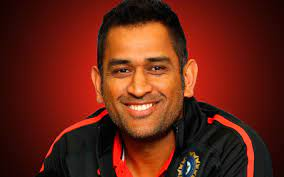
#> input picture my_image classifier/raw_image_dataset/MS_Dhoni/download1.jpg, 284 x 177 px; its folder holds only this picture in this run
$ jupyter execute --allow-errors my_img_classifier_model.ipynb
#> lines starting #> are read from the running program, lines starting #| are printed output that depends on the picture
[cell 1]
import cv2
import numpy as np
import os
import matplotlib.pyplot as plt

[cell 2]
face_cascade=cv2.CascadeClassifier('haarcascades/haarcascade_frontalface_default.xml')
eye_cascade=cv2.CascadeClassifier('haarcascades/haarcascade_eye.xml')

[cell 3]
def get_roi_image(path):
    img=cv2.imread(path)
    if img is None:
        return None
    gray_img=cv2.cvtColor(img,cv2.COLOR_BGR2GRAY)
    faces=face_cascade.detectMultiScale(gray_img,1.3,5)
    for (x,y,w,h) in faces:
        roi_color=img[y:y+h,x:x+w]
        roi_gray=gray_img[y:y+h,x:x+w]
        eyes=eye_cascade.detectMultiScale(roi_gray)
        if len(eyes) >= 2:
            return roi_color

[cell 4]
path_to_raw_dataset='./raw_image_dataset'
path_to_croped_images='./croped_image_datset'

[cell 5]
import shutil

if os.path.exists(path_to_croped_images):
    shutil.rmtree(path_to_croped_images)
os.mkdir(path_to_croped_images)

[cell 6]
list_player_names=[]

for paths in os.scandir(path_to_raw_dataset):
    list_player_names.append(paths.path)
#> pass 2 of the loop `for paths in os.scandir(path_to_raw_dataset):`:

[cell 7]
list_player_names

[cell 8]
croped_folders_list=[]
croped_images_paths={}

[cell 9]
for path in list_player_names:
    name=path.split('\\')[-1]
    croped_images_paths[name]=[]
    count=0
    for img_path in os.scandir(path):
        roi=get_roi_image(img_path.path)
#> in get_roi_image, img is the input picture: shape (177, 284, 3); mean B, G, R 20.3, 35.1, 101.1
#> in get_roi_image, `gray_img=cv2.cvtColor(img,cv2.COLOR_BGR2GRAY)`:
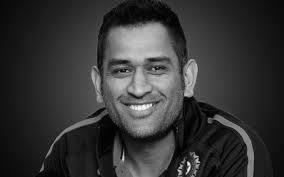
#> gray_img: shape (177, 284); min 0, max 247, mean 53.2
#> in get_roi_image, `faces=face_cascade.detectMultiScale(gray_img,1.3,5)`: faces = [[89, 28, 102, 102]]
#> the loop in get_roi_image, `for (x,y,w,h) in faces:` made 1 pass
#> (x, y, w, h, eyes) on pass 1: (89, 28, 102, 102, [[55, 30, 24, 24], [20, 33, 22, 22]])
#> pass 1, in get_roi_image, `roi_color=img[y:y+h,x:x+w]`:
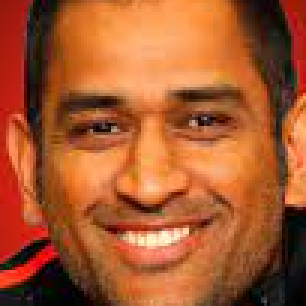
#> roi_color: shape (102, 102, 3) (shown 3 times larger); mean B, G, R 46.4, 88.2, 166.9
#> pass 1, in get_roi_image, `roi_gray=gray_img[y:y+h,x:x+w]`:
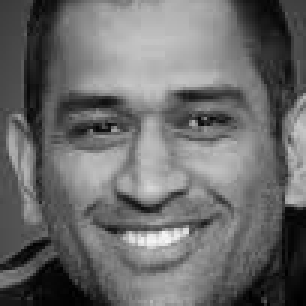
#> roi_gray: shape (102, 102) (shown 3 times larger); min 0, max 247, mean 107
        if roi is not None:
            person_folder=path_to_croped_images+'\\'+name
            if not (os.path.exists(person_folder)):
                os.makedirs(person_folder)
                print('generate new folder',person_folder)
                croped_folders_list.append(person_folder)
            img_file_path=person_folder+'\\'+name+f'_{count}'+'.png'
            croped_images_paths[name].append(img_file_path)
            cv2.imwrite(img_file_path,roi)
        count+=1
#> pass 2 of the loop `for path in list_player_names:`:
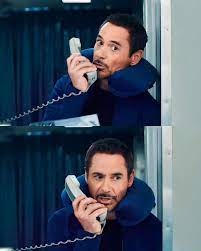
#> input picture my_image classifier/raw_image_dataset/RDJ/download13.jpg, 201 x 251 px
#> in get_roi_image, img is the input picture: shape (251, 201, 3); mean B, G, R 96.3, 80.6, 68.2
#> in get_roi_image (call 2), `gray_img=cv2.cvtColor(img,cv2.COLOR_BGR2GRAY)`:
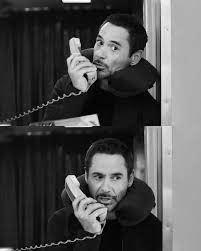
#> gray_img: shape (251, 201); min 1, max 254, mean 78.7
#> faces = [[78, 154, 57, 57]]
#> the loop in get_roi_image (call 2), `for (x,y,w,h) in faces:` made 1 pass
#> pass 1, in get_roi_image (call 2), `roi_gray=gray_img[y:y+h,x:x+w]`:
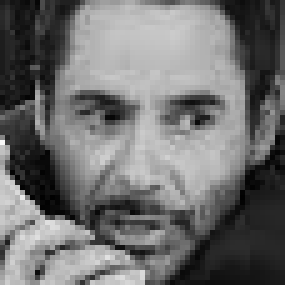
#> roi_gray: shape (57, 57) (shown 5 times larger); min 1, max 247, mean 111.4

[cell 10]
croped_folders_list

[cell 11]
croped_images_paths

[cell 12]
import pywt


def w2d(img, mode='haar', level=1):
    imArray = img
    #Datatype conversions
    #convert to grayscale
    imArray = cv2.cvtColor( imArray,cv2.COLOR_RGB2GRAY )
    #convert to float
    imArray =  np.float32(imArray)
    imArray /= 255;
    # compute coefficients
    coeffs=pywt.wavedec2(imArray, mode, level=level)

    #Process Coefficients
    coeffs_H=list(coeffs)
    coeffs_H[0] *= 0;

    # reconstruction
    imArray_H=pywt.waverec2(coeffs_H, mode);
    imArray_H *= 255;
    imArray_H =  np.uint8(imArray_H)

    return imArray_H

[cell 13]
person_name_numbers={}
count=0
for person_name in croped_images_paths.keys():
    person_name_numbers[person_name]=count
    count+=1

[cell 14]
person_name_numbers

[cell 15]
x,y=[],[]
for person,images_paths in croped_images_paths.items():
    for img_path in images_paths:
        img=cv2.imread(img_path)
        if img is None:
            continue
        scaled_raw_img=cv2.resize(img,(32,32))
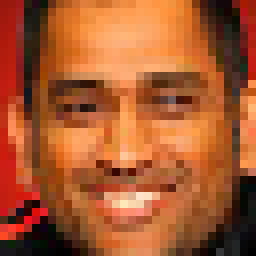
#> scaled_raw_img: shape (32, 32, 3) (shown 8 times larger); mean B, G, R 46.5, 88.3, 167
        img_har=w2d(img,'db1',5)
#> in w2d, `imArray = cv2.cvtColor( imArray,cv2.COLOR_RGB2GRAY )`:
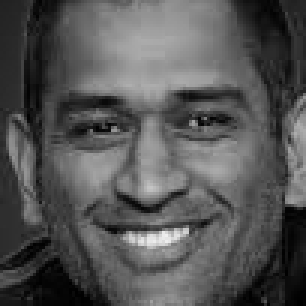
#> imArray: shape (102, 102) (shown 3 times larger); min 0, max 239, mean 84.7
#> in w2d, `coeffs=pywt.wavedec2(imArray, mode, level=level)`: coeffs = 6 items
#> in w2d, `imArray_H=pywt.waverec2(coeffs_H, mode);`:
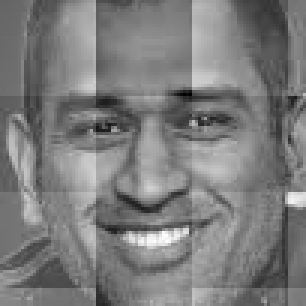
#> imArray_H: shape (102, 102) float32 (shown 3 times larger); min -0.507, max 0.532, mean -0.0001; drawn with min black and max white
#> in w2d, `imArray_H =  np.uint8(imArray_H)`:
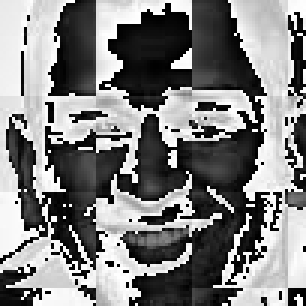
#> imArray_H: shape (102, 102) (shown 3 times larger); min 0, max 255, mean 127.1
        scaled_har_img=cv2.resize(img_har,(32,32))
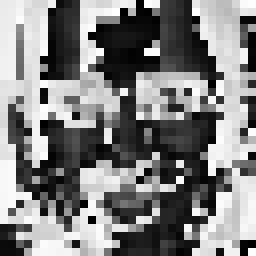
#> scaled_har_img: shape (32, 32) (shown 8 times larger); min 0, max 254, mean 127.3
        combined_img=np.vstack((scaled_raw_img.reshape(32*32*3,1),scaled_har_img.reshape(32*32,1)))
#> combined_img = 4096 values, max 255 at index 53, min 0 at index 279, mean 107.3
        x.append(combined_img)
        y.append(person_name_numbers[person])
#> pass 2 of the loop `for person,images_paths in croped_images_paths.items():`:

[cell 16]
len(x)
#> Out = 1

[cell 17]
len(x[0])
#> Out = 4096
